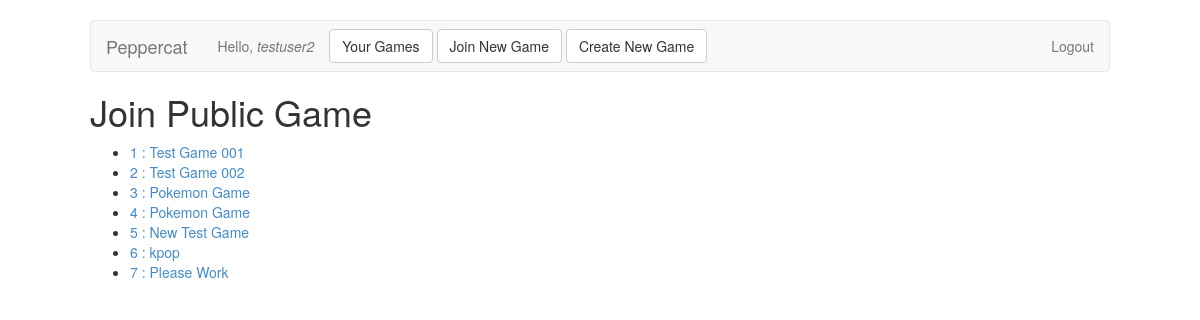
/game/public (signed in), run on an earlier commit of the app's database.
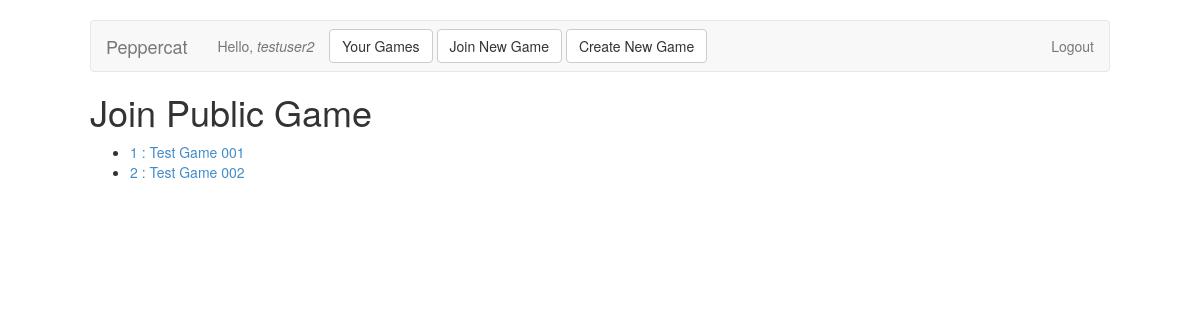
And on a later commit of the database.
### peppercat/models.py (models this page shows, shortened)
class Game(db.Model):
	__tablename__ = 'games'
	id            = db.Column(db.Integer, primary_key = True)
	name          = db.Column(db.String())
	date          = db.Column(db.DateTime())
	private       = db.Column(db.Boolean())
	current_scene = db.Column(db.Integer, db.ForeignKey('scenes.id'))
	game_master   = db.Column(db.Integer, db.ForeignKey('users.id'))

### peppercat/routes.py (the view)
@app.route('/game/public')
def public_games():
	public_games = Game.query.filter_by(private = False).all()
	return render_template('public_games.html', gamelist = public_games)

### peppercat/templates/public_games.html
{% extends "layout.html" %}
{% block content %}
	<h1>Join Public Game</h1>
	{% if gamelist %}
		<ul>
		{% for game in gamelist %}
			<li><a href="{{ url_for('join_game', id = game.id) }}">{{ game.id }} : {{ game.name }}</a></li>
		{% endfor %}
		</ul>
	{% endif %}
{% endblock %}

### peppercat/templates/layout.html (shortened to what this page needs)
<!doctype html>
<html lang="en">
<head>
    <link rel="stylesheet" href="{{ url_for('static', filename='css/main.css') }}">
    <link rel="stylesheet" href="{{ url_for('static', filename='css/bootstrap.min.css') }}">
</head>
<body>
<div class="container">
	<nav role="navigation" class="navbar navbar-default ">
	    <div class="navbar-header">
	        <a href="{{ url_for('index') }}" class="navbar-brand">Peppercat</a>
	    </div>
		{% if session['email'] %}
	    <div id="navbarCollapse" class="collapse navbar-collapse">
			<p class="navbar-text navbar-left">Hello, <em>{{ session['username'] }}</em></p>
			<a class="btn btn-default navbar-btn" href="{{ url_for('gamelist') }}">Your Games</a>
            <a class="btn btn-default navbar-btn" href="{{ url_for('public_games') }}">Join New Game</a>
            <a class="btn btn-default navbar-btn" href="{{ url_for('create_game') }}">Create New Game</a>
	        <ul class="nav navbar-nav navbar-right">
	            <li><a href="{{ url_for('logout') }}">Logout</a></li>
	        </ul>
	    </div>
	    {%endif%}
	</nav>
	{% block content %}
	{% endblock %}
</div>
</body>
</html>

### peppercat/client/css/main.css (style rules this page uses)
div.container { margin-top: 20px; width: 1050px; }

What changed in the data, as far as the page shows it:
removed Game: id "3", name "Pokemon Game"
removed Game: id "4", name "Pokemon Game"
removed Game: id "5", name "New Test Game"
removed Game: id "6", name "kpop"
removed Game: id "7", name "Please Work"
